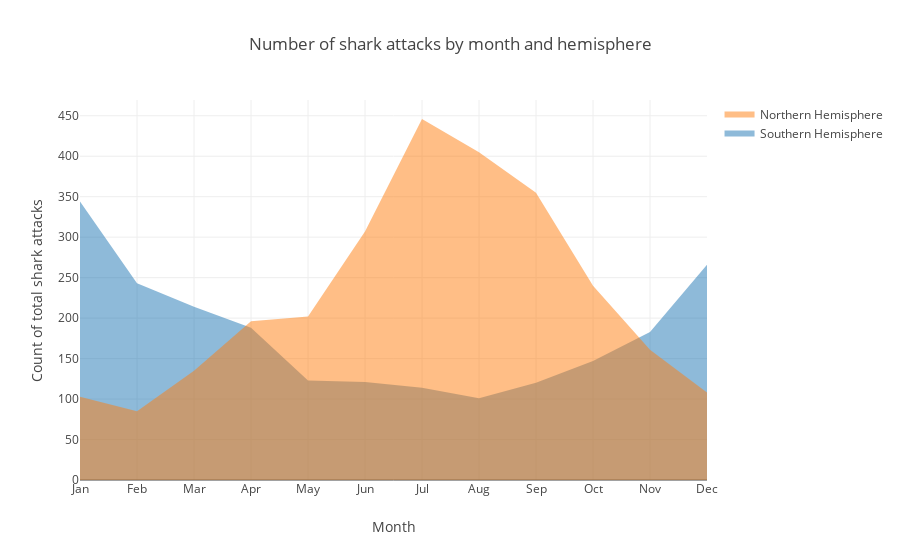

The cell this chart's notebook holds for it:
### Code cell
trace1 = go.Scatter(
    x=months,
    y=south,
    fill='tonexty',
    mode= 'none', name='Southern Hemisphere')
trace2 = go.Scatter(
    x=months,
    y=north,
    fill='tozeroy',
    mode= 'none', name='Northern Hemisphere')

data = [trace1, trace2]

layout = go.Layout(barmode='overlay',
        xaxis=dict(title='Month'),
                   
    title='Number of shark attacks by month and hemisphere',
    yaxis=dict(
        title='Count of total shark attacks'),
    bargap=0.1)

fig = go.Figure(data=data, layout=layout)
iplot(fig, filename = "Sharks stacked")

### Figure 1 — Plotly figure (JSON) as saved in the notebook; plotly's stock layout.template omitted (floating-point values rounded to 4 significant figures)
{"data": [{"fill": "tonexty", "mode": "none", "name": "Southern Hemisphere", "type": "scatter", "uid": "3bba0262-1276-4737-8a8e-a978617ff284", "x": ["Jan", "Feb", "Mar", "Apr", "May", "Jun", "Jul", "Aug", "Sep", "Oct", "Nov", "Dec"], "y": [344, 243, 214, 188, 123, 121, 114, 101, 120, 147, 183, 266]}, {"fill": "tozeroy", "mode": "none", "name": "Northern Hemisphere", "type": "scatter", "uid": "6f385a64-803c-446a-8a74-d0abc251771c", "x": ["Jan", "Feb", "Mar", "Apr", "May", "Jun", "Jul", "Aug", "Sep", "Oct", "Nov", "Dec"], "y": [103, 85, 135, 196, 202, 307, 446, 405, 355, 240, 161, 108]}], "layout": {"bargap": 0.1, "barmode": "overlay", "title": {"text": "Number of shark attacks by month and hemisphere"}, "xaxis": {"title": {"text": "Month"}}, "yaxis": {"title": {"text": "Count of total shark attacks"}}}}
